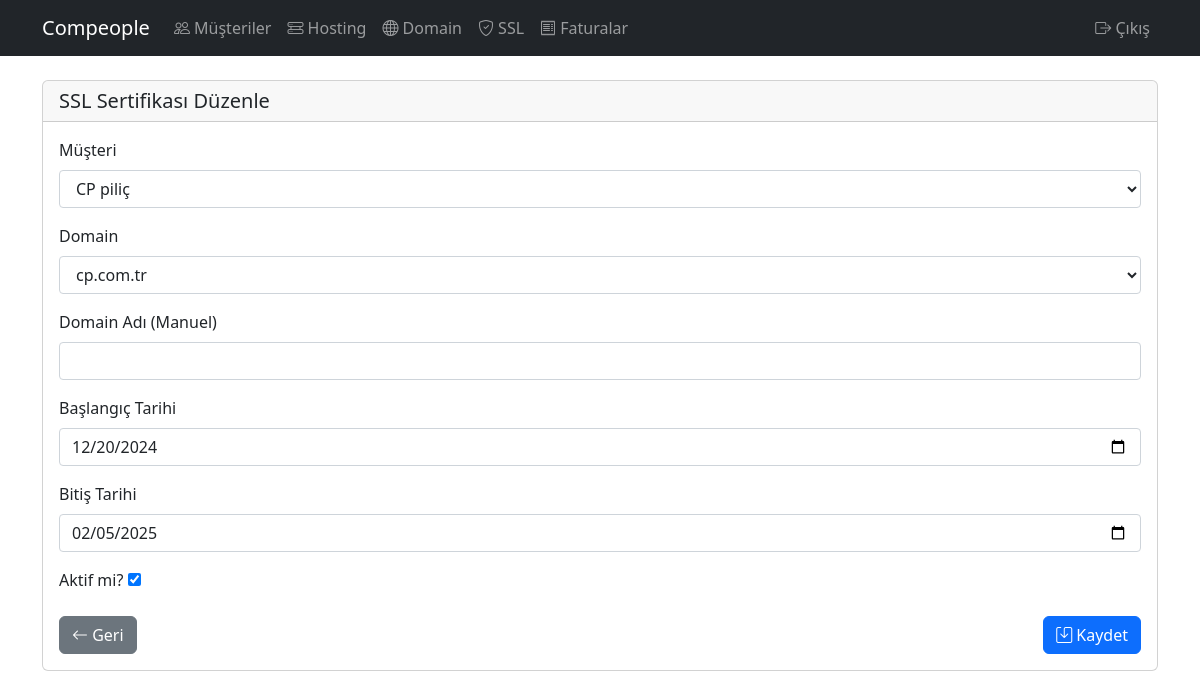
The app's page /ssl/1/edit/ (signed in) with its own data.
### customers/models.py (models this page shows, shortened)
class SSLCertificate(models.Model):
    customer = models.ForeignKey(Customer, on_delete=models.CASCADE, verbose_name='Müşteri')
    domain = models.OneToOneField(Domain, on_delete=models.CASCADE, verbose_name='Domain')
    start_date = models.DateField(verbose_name='Başlangıç Tarihi')
    expiration_date = models.DateField(verbose_name='Bitiş Tarihi')
    is_active = models.BooleanField(default=True, verbose_name='Aktif mi?')
    class Meta:
        verbose_name = 'SSL Sertifikası'
        verbose_name_plural = 'SSL Sertifikaları'

### customers/views.py (the view)
# urls.py: path('ssl/<int:pk>/edit/', views.ssl_edit, name='ssl-edit'),
@login_required
def ssl_edit(request, pk):
    ssl = get_object_or_404(SSLCertificate, pk=pk)
    if request.method == 'POST':
        form = SSLCertificateForm(request.POST, instance=ssl)
        if form.is_valid():
            form.save()
            messages.success(request, 'SSL sertifikası başarıyla güncellendi.')
            return redirect('customers:ssl-detail', pk=pk)
    else:
        form = SSLCertificateForm(instance=ssl)
    return render(request, 'customers/ssl_form.html', {'form': form, 'title': 'SSL Düzenle'})

### customers/forms.py (shortened to what this page needs)
class SSLCertificateForm(forms.ModelForm):
    domain_name = forms.CharField(max_length=200, required=False, label='Domain Adı (Manuel)')
    class Meta:
        model = SSLCertificate
        fields = ['customer', 'domain', 'domain_name', 'start_date', 'expiration_date', 'is_active']
        widgets = {
            'start_date': forms.DateInput(attrs={'type': 'date'}),
            'expiration_date': forms.DateInput(attrs={'type': 'date'}),
        }
    def __init__(self, *args, **kwargs):
        super().__init__(*args, **kwargs)
        self.fields['domain'].required = False

### customers/models.py (called while the page is built)
    def __str__(self):
        return self.company_name

    def __str__(self):
        return self.name

### customers/templates/customers/ssl_form.html (shortened to what this page needs)
{% extends 'customers/base.html' %}
{% block content %}
<div class="card">
    <div class="card-header">
        <h5 class="card-title mb-0">{% if form.instance.pk %}SSL Sertifikası Düzenle{% else %}Yeni SSL Sertifikası{% endif %}</h5>
    </div>
    <div class="card-body">
        <form method="post" novalidate>
            {% for field in form %}
            <div class="mb-3">
                <label for="{{ field.id_for_label }}" class="form-label">{{ field.label }}</label>
                {{ field }}
            </div>
            {% endfor %}
            <div class="d-flex justify-content-between">
                <a href="{% url 'customers:ssl-list' %}" class="btn btn-secondary">
                    <i class="bi bi-arrow-left"></i> Geri
                </a>
                <button type="submit" class="btn btn-primary">
                    <i class="bi bi-save"></i> Kaydet
                </button>
            </div>
        </form>
    </div>
</div>
{% endblock %}

### customers/templates/customers/ssl_form.html (style rules this page uses)
input[type="text"], input[type="date"], select, textarea { display: block; width: 100%; padding: 0.375rem 0.75rem; font-size: 1rem; font-weight: 400; line-height: 1.5; color: #212529; background-color: #fff; background-clip: padding-box; border: 1px solid #ced4da; border-radius: 0.25rem; transition: border-color .15s ease-in-out,box-shadow .15s ease-in-out; }

### records on screen
SSLCertificate: form "CP piliç" "cp.com.tr" "12/20/2024" "02/05/2025" "☑"

### other values on screen
{{ field.label }} "Müşteri" "Domain" "Domain Adı (Manuel)" "Başlangıç Tarihi" "Bitiş Tarihi" "Aktif mi?"
